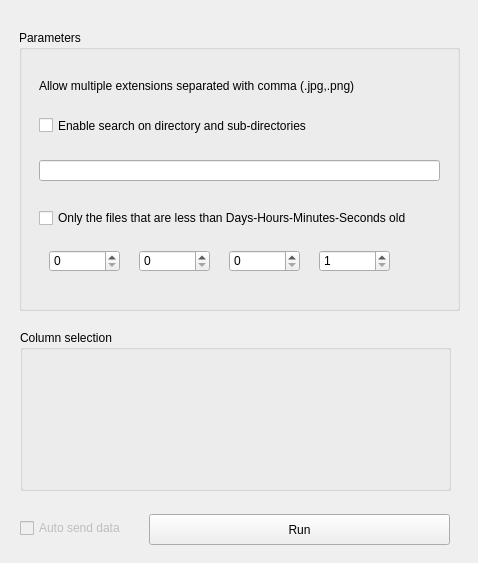
<?xml version="1.0" encoding="UTF-8"?>
<ui version="4.0">
 <class>Form</class>
 <widget class="QWidget" name="Form">
  <property name="geometry">
   <rect>
    <x>0</x>
    <y>0</y>
    <width>478</width>
    <height>563</height>
   </rect>
  </property>
  <property name="windowTitle">
   <string>Form</string>
  </property>
  <widget class="QGroupBox" name="groupBox">
   <property name="geometry">
    <rect>
     <x>19</x>
     <y>30</y>
     <width>441</width>
     <height>281</height>
    </rect>
   </property>
   <property name="title">
    <string>Parameters</string>
   </property>
   <widget class="QLineEdit" name="lineEdit">
    <property name="geometry">
     <rect>
      <x>20</x>
      <y>130</y>
      <width>401</width>
      <height>21</height>
     </rect>
    </property>
   </widget>
   <widget class="QCheckBox" name="checkBox">
    <property name="geometry">
     <rect>
      <x>20</x>
      <y>80</y>
      <width>365</width>
      <height>31</height>
     </rect>
    </property>
    <property name="text">
     <string>Enable search on directory and sub-directories</string>
    </property>
   </widget>
   <widget class="QLabel" name="label">
    <property name="geometry">
     <rect>
      <x>20</x>
      <y>40</y>
      <width>401</width>
      <height>31</height>
     </rect>
    </property>
    <property name="text">
     <string>Allow multiple extensions separated with comma (.jpg,.png)</string>
    </property>
   </widget>
   <widget class="QCheckBox" name="checkBox_2">
    <property name="geometry">
     <rect>
      <x>20</x>
      <y>180</y>
      <width>411</width>
      <height>16</height>
     </rect>
    </property>
    <property name="text">
     <string>Only the files that are less than Days-Hours-Minutes-Seconds old</string>
    </property>
   </widget>
   <widget class="QSpinBox" name="spinBox_day">
    <property name="geometry">
     <rect>
      <x>30</x>
      <y>220</y>
      <width>71</width>
      <height>22</height>
     </rect>
    </property>
    <property name="maximum">
     <number>9999</number>
    </property>
   </widget>
   <widget class="QSpinBox" name="spinBox_hour">
    <property name="geometry">
     <rect>
      <x>120</x>
      <y>220</y>
      <width>71</width>
      <height>22</height>
     </rect>
    </property>
    <property name="maximum">
     <number>23</number>
    </property>
   </widget>
   <widget class="QSpinBox" name="spinBox_minute">
    <property name="geometry">
     <rect>
      <x>210</x>
      <y>220</y>
      <width>71</width>
      <height>22</height>
     </rect>
    </property>
    <property name="maximum">
     <number>59</number>
    </property>
   </widget>
   <widget class="QSpinBox" name="spinBox_second">
    <property name="geometry">
     <rect>
      <x>300</x>
      <y>220</y>
      <width>71</width>
      <height>22</height>
     </rect>
    </property>
    <property name="minimum">
     <number>1</number>
    </property>
    <property name="maximum">
     <number>59</number>
    </property>
    <property name="value">
     <number>1</number>
    </property>
   </widget>
  </widget>
  <widget class="QGroupBox" name="groupBox_3">
   <property name="geometry">
    <rect>
     <x>20</x>
     <y>330</y>
     <width>431</width>
     <height>161</height>
    </rect>
   </property>
   <property name="title">
    <string>Column selection</string>
   </property>
   <widget class="QLabel" name="Description_4">
    <property name="geometry">
     <rect>
      <x>10</x>
      <y>30</y>
      <width>411</width>
      <height>61</height>
     </rect>
    </property>
    <property name="text">
     <string/>
    </property>
    <property name="textFormat">
     <enum>Qt::AutoText</enum>
    </property>
    <property name="alignment">
     <set>Qt::AlignLeading|Qt::AlignLeft|Qt::AlignVCenter</set>
    </property>
    <property name="wordWrap">
     <bool>true</bool>
    </property>
   </widget>
   <widget class="QWidget" name="placeholder" native="true">
    <property name="enabled">
     <bool>true</bool>
    </property>
    <property name="geometry">
     <rect>
      <x>0</x>
      <y>20</y>
      <width>431</width>
      <height>141</height>
     </rect>
    </property>
   </widget>
  </widget>
  <widget class="QPushButton" name="pushButton_send">
   <property name="enabled">
    <bool>true</bool>
   </property>
   <property name="geometry">
    <rect>
     <x>149</x>
     <y>514</y>
     <width>301</width>
     <height>31</height>
    </rect>
   </property>
   <property name="text">
    <string>Run</string>
   </property>
  </widget>
  <widget class="QCheckBox" name="checkBox_send">
   <property name="enabled">
    <bool>false</bool>
   </property>
   <property name="geometry">
    <rect>
     <x>20</x>
     <y>520</y>
     <width>131</width>
     <height>16</height>
    </rect>
   </property>
   <property name="text">
    <string>Auto send data</string>
   </property>
  </widget>
 </widget>
 <resources/>
 <connections/>
</ui>
